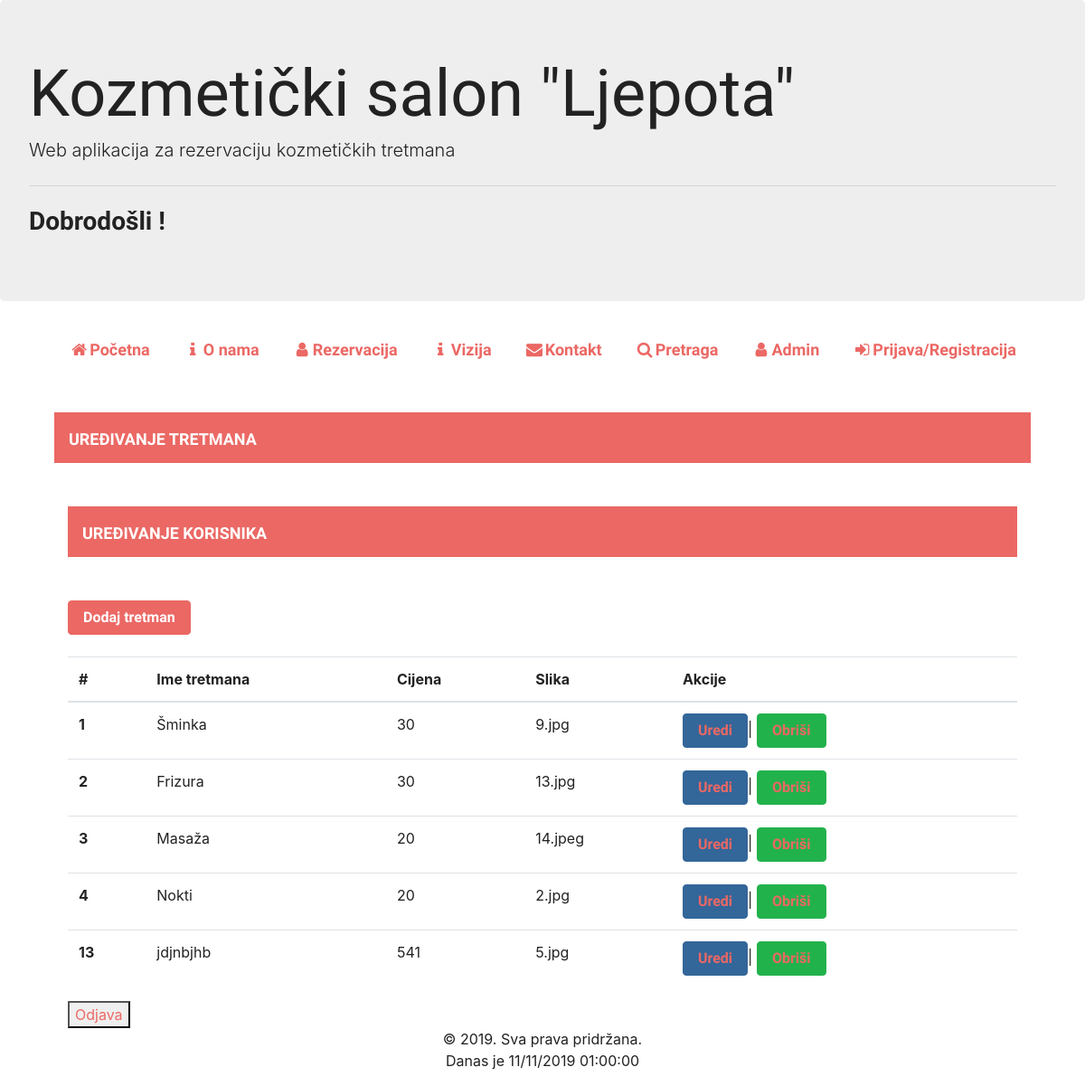
/index.php/crud_products, run on the app's committed database.
### tables this page shows
CREATE TABLE `products` (
  `product_id` int(11) NOT NULL,
  `product_name` varchar(255) NOT NULL,
  `price` float NOT NULL,
  `image` varchar(1000) NOT NULL
);

### application/controllers/crud_products.php (called while the page is built, shortened)
<?php
    class Crud_products extends CI_Controller{
        public function __construct(){
            $this->load->model('model_products');
        }
        public function index(){
            $data['result']=$this->model_products->get_all_data();
            $this->load->view('admin', $data);
       }
    }
?>

### index.php (called while the page is built, shortened)
<?php
require_once BASEPATH.'core/CodeIgniter.php';

### application/models/model_products.php (called while the page is built, shortened)
<?php
class Model_products extends CI_Model{
    public function get_all_data(){
        $query = $this->db->query('SELECT * FROM products');
        return $query->result();
    }
}
?>

### application/views/admin.php (the view, shortened to what this page needs)
<!DOCTYPE html>
<div class="container">
<nav class="navbar navbar-expand-lg navbar-dark bg-primary">
  <a class="navbar-brand" href="<?php echo base_url(). "index.php/crud_products"; ?>">Uređivanje tretmana</a>
</nav><br><br>
<div class="container">
    <nav class="navbar navbar-expand-lg navbar-dark bg-primary">
    <a class="navbar-brand" href="<?php echo base_url(). "index.php/crud_users"; ?>">Uređivanje korisnika</a>
    </nav><br><br>
<button type="button" class="btn btn-primary" data-toggle="modal" data-target="#exampleModalLong">Dodaj tretman</button><br><br>
    <table class="table table-hover">
    <thead>
        <tr>
        <th scope="col">#</th>
        <th scope="col">Ime tretmana</th>
        <th scope="col">Cijena</th>
        <th scope="col">Slika</th>
        <th scope="col">Akcije</th>
        </tr>
    </thead>
    <tbody>
    <?php if(!empty($result)){ ?>
    <?php foreach($result as $row) {?>
    <tr>
    <th scope="row"><?php echo $row->product_id; ?></th>
    <td><?php echo $row->product_name; ?></td>
    <td><?php echo $row->price; ?></td>
    <td><?php echo $row->image; ?></td>
    <td><button type="button" class="btn btn-info"><a href="<?php echo site_url('crud_products/edit_product'); ?>/<?php echo $row->product_id; ?>">Uredi</a></button>|
    <button type="button" class="btn btn-success"><a href="<?php echo site_url('crud_products/delete_product'); ?>/<?php echo $row->product_id; ?>">Obriši</a></button></td>
    </tr>
    <?php } }?>
    </tbody>
    </table>
    <button btn btn-primary>
        <a href="<?php echo base_url().'index.php/home/logout' ?>">Odjava</a>
    </button><br>
</div>

### data on the page
products: product_id "1", product_name "Šminka", price "30", image "9.jpg"
products: product_id "2", product_name "Frizura", price "30", image "13.jpg"
products: product_id "3", product_name "Masaža", price "20", image "14.jpeg"
products: product_id "4", product_name "Nokti", price "20", image "2.jpg"
products: product_id "13", product_name "jdjnbjhb", price "541", image "5.jpg"
